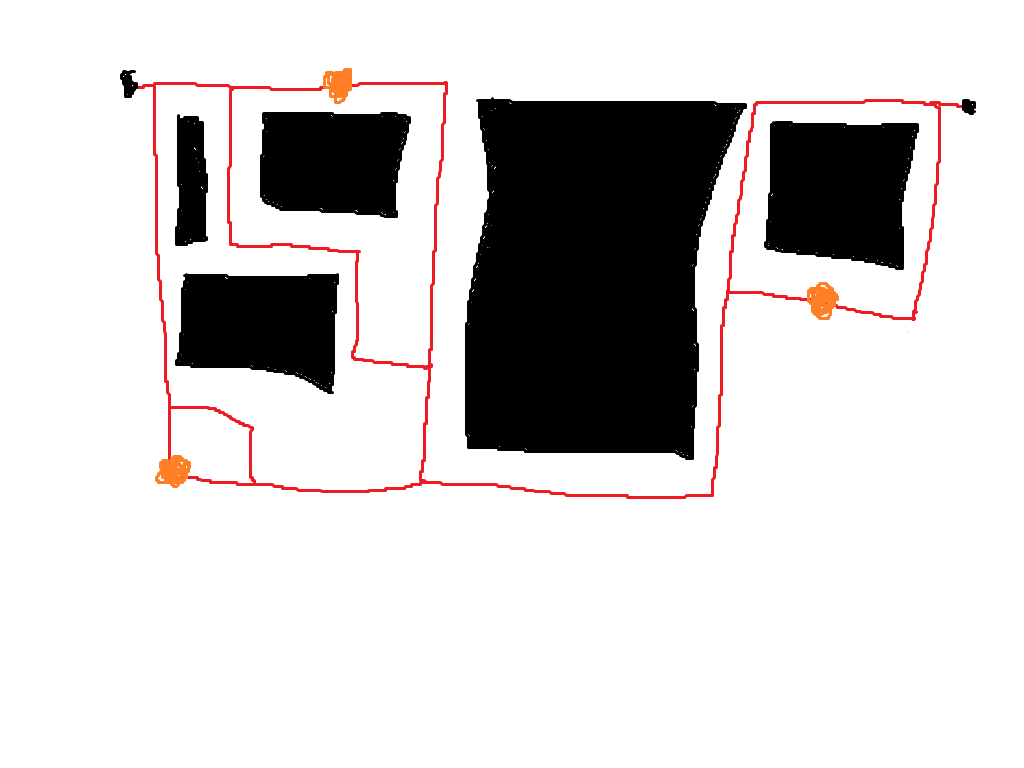
#> input picture inversity3.png, 1024 x 768 px
$ python inversitychallenge10.py
#> lines starting #> are read from the running program, lines starting #| are printed output that depends on the picture; after the words box and inside, x2 and y2 are one past the last pixel; in counts of white or black regions, pixels touching at a corner belong together
import cv2
import numpy as np
import matplotlib.pyplot as plt
import networkx as nx

# Load the Image
image_path = "inversity3.png"  # Ensure correct filename
image = cv2.imread(image_path)
#> image is the input picture: shape (768, 1024, 3); mean B, G, R 208.2, 208.3, 211.4

if image is None:
    raise ValueError("Error: Image not loaded. Check the file path!")

# Convert to HSV for Better Color Detection
hsv = cv2.cvtColor(image, cv2.COLOR_BGR2HSV)
#> hsv: shape (768, 1024, 3); mean H, S, V 2.3, 3.5, 211.4

# Detect Red Paths (Allowed Movement Areas)
lower_red1 = np.array([0, 80, 50])
upper_red1 = np.array([10, 255, 255])
lower_red2 = np.array([170, 80, 50])
upper_red2 = np.array([180, 255, 255])

mask_red1 = cv2.inRange(hsv, lower_red1, upper_red1)
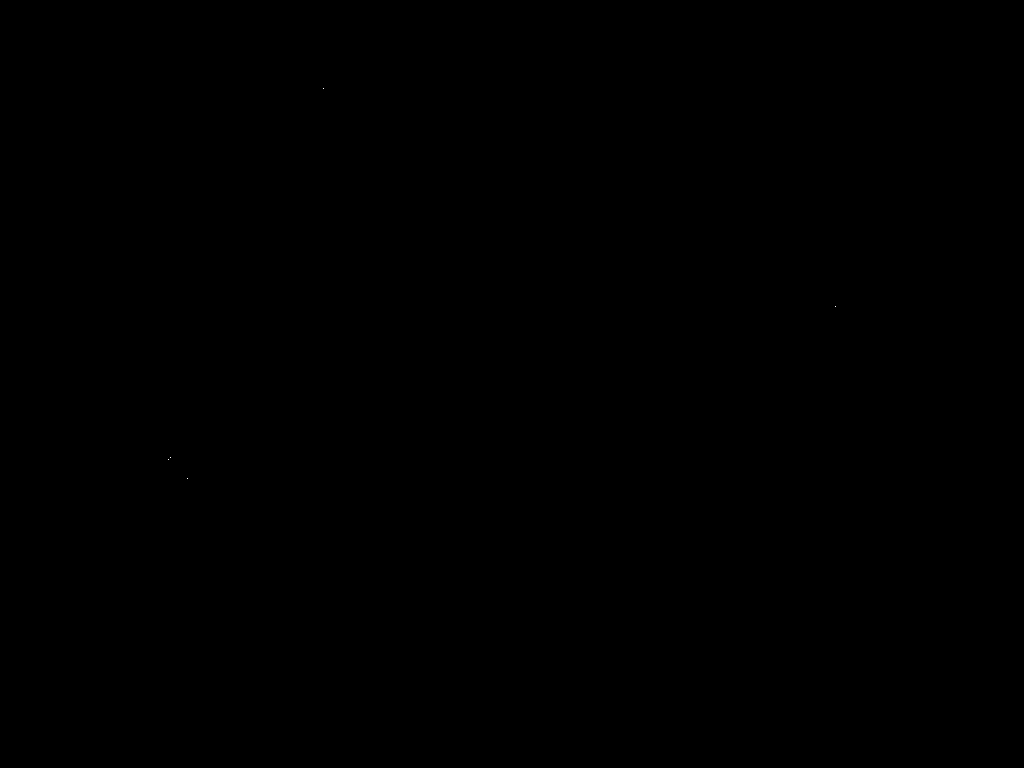
#> mask_red1: shape (768, 1024); 0% white in thin lines or dots, all inside (x1, y1, x2, y2) = (168, 88, 836, 479)
mask_red2 = cv2.inRange(hsv, lower_red2, upper_red2)
#> mask_red2: shape (768, 1024); 1.3% white; 5 white regions (4 under 20 px), largest, box (x1, y1, x2, y2) and area: (137, 81, 962, 499) 10071
mask_red = cv2.bitwise_or(mask_red1, mask_red2)
#> mask_red: shape (768, 1024); 1.3% white; 5 white regions (4 under 20 px), largest, box (x1, y1, x2, y2) and area: (137, 81, 962, 499) 10076

# Fill Gaps in the Red Path (Larger Dilation)
kernel = np.ones((5, 5), np.uint8)
mask_red = cv2.dilate(mask_red, kernel, iterations=1)
#> mask_red: shape (768, 1024); 3% white; 3 white regions, box (x1, y1, x2, y2) and area: (135, 79, 964, 501) 23730, (824, 301, 829, 306) 25, (906, 330, 911, 335) 25

# Detect Orange Blobs (Obstacles)
lower_orange = np.array([5, 50, 50])
upper_orange = np.array([20, 255, 255])
mask_orange = cv2.inRange(hsv, lower_orange, upper_orange)
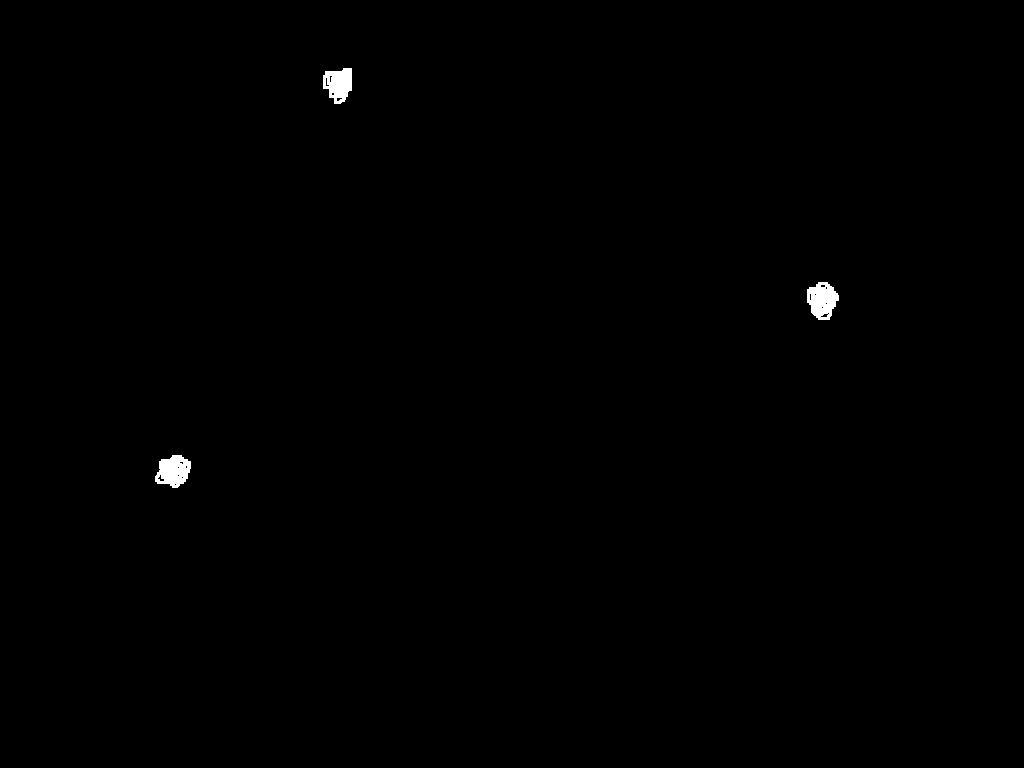
#> mask_orange: shape (768, 1024); 0.31% white; 3 white regions, box (x1, y1, x2, y2) and area: (807, 282, 839, 320) 848, (155, 455, 191, 488) 830, (323, 68, 352, 104) 750

# Create a Walkable Grid
grid = np.zeros(image.shape[:2], dtype=np.uint8)
grid[mask_red > 0] = 1
grid[mask_orange > 0] = 0  # Block orange blobs

# Add Buffer Around Orange Blobs
buffer_size = 5
for y, x in zip(*np.where(mask_orange > 0)):
    grid[max(0, y-buffer_size):min(y+buffer_size, grid.shape[0]),
         max(0, x-buffer_size):min(x+buffer_size, grid.shape[1])] = 0
#> this loop made 2428 passes
#> (y, x) on passes 1 to 3: (68, 343), (68, 344), (68, 345)
#> grid: shape (768, 1024); values 0 (black) and 1 (white), 3% white; 2 white regions, box (x1, y1, x2, y2) and area: (135, 79, 964, 501) 23327, (906, 330, 911, 335) 25

# Visualize Final Walkable Grid
plt.imshow(grid, cmap='gray')
plt.title("Final Walkable Grid (1 = Walkable, 0 = Blocked)")
plt.show()

# Find All Red Path Points
red_path_points = np.column_stack(np.where(mask_red > 0))
#> red_path_points = 23780 pairs, first value 79 to 500, second value 135 to 963

# Determine Start (Top-Left) and End (Top-Right) Points
# Start Point: Leftmost point with the smallest y-coordinate
start_candidates = red_path_points[red_path_points[:, 1] == np.min(red_path_points[:, 1])]
#> start_candidates = [[86, 135], [87, 135], [88, 135], [89, 135], [90, 135]]
start_point = tuple(start_candidates[np.argmin(start_candidates[:, 0])])  # Top-left corner
#> start_point = (86, 135)

# End Point: Rightmost point with the smallest y-coordinate
end_candidates = red_path_points[red_path_points[:, 1] == np.max(red_path_points[:, 1])]
#> end_candidates = [[103, 963], [104, 963], [105, 963], [106, 963], [107, 963], [108, 963], [109, 963]]
end_point = tuple(end_candidates[np.argmin(end_candidates[:, 0])])  # Top-right corner
#> end_point = (103, 963)

# Debug: Print Start/End Points
print(f"Start Point: {start_point}, End Point: {end_point}")
#| Start Point: (86, 135), End Point: (103, 963)

# Create Graph That Only Allows Movement on Red Paths
graph = nx.grid_2d_graph(*grid.shape)
for y, x in zip(*np.where(grid == 0)):
    if graph.has_node((y, x)):
        graph.remove_node((y, x))

# --- Debugging Code: Add this after the graph creation ---

# Debug: Mark start and end points on the walkable grid
grid_debug = grid.copy()
grid_debug[start_point] = 2  # Mark start as "2"
#> grid_debug: shape (768, 1024); min 0, max 2, mean 0.0297
grid_debug[end_point] = 3    # Mark end as "3"
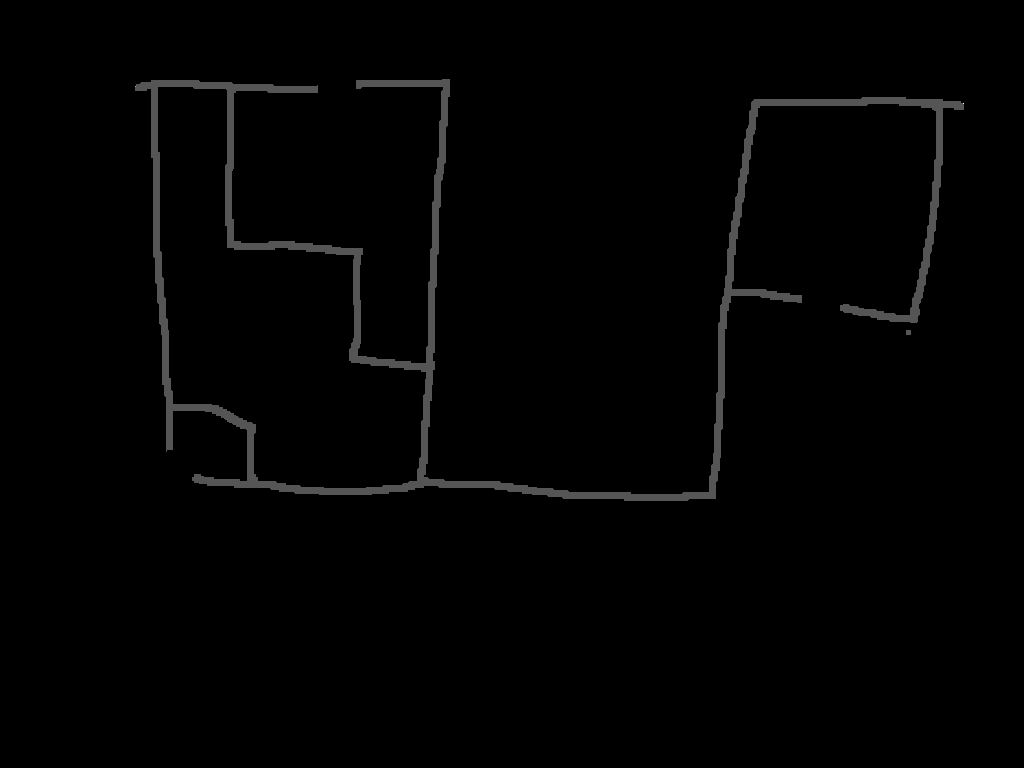
#> grid_debug: shape (768, 1024); min 0, max 3, mean 0.0297; drawn with min black and max white

# Visualize the grid with start and end points
plt.imshow(grid_debug, cmap='hot')
plt.title("Walkable Grid with Start (2) and End (3) Marked")
plt.colorbar()
plt.show()
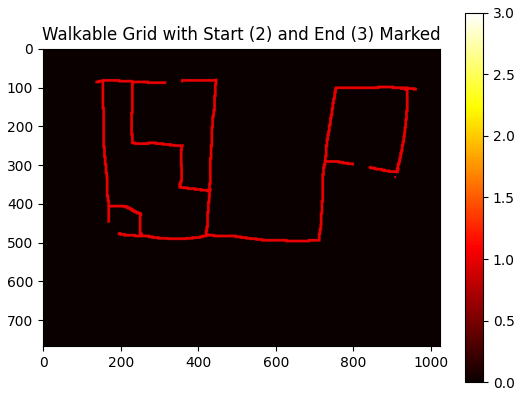
#> figure drawn by matplotlib, 2 panels

# Check if start and end are walkable
if grid[start_point] == 0:
    print("Warning: Start point is not on a valid red path!")
if grid[end_point] == 0:
    print("Warning: End point is not on a valid red path!")

# Check connectivity
if not nx.has_path(graph, start_point, end_point):
    print("No path found. Check for gaps in the grid.")

# --- End of Debugging Code ---

# Find the Shortest Path
if nx.has_path(graph, start_point, end_point):
    path = nx.shortest_path(graph, start_point, end_point)
#> path = 1634 pairs, first value 86 to 494, second value 135 to 963
else:
    path = None

# Visualize the Path
path_image = image.copy()
if path:
    for y, x in path:
        path_image[y, x] = [0, 255, 0]  # Mark path in green
#> this loop made 1634 passes
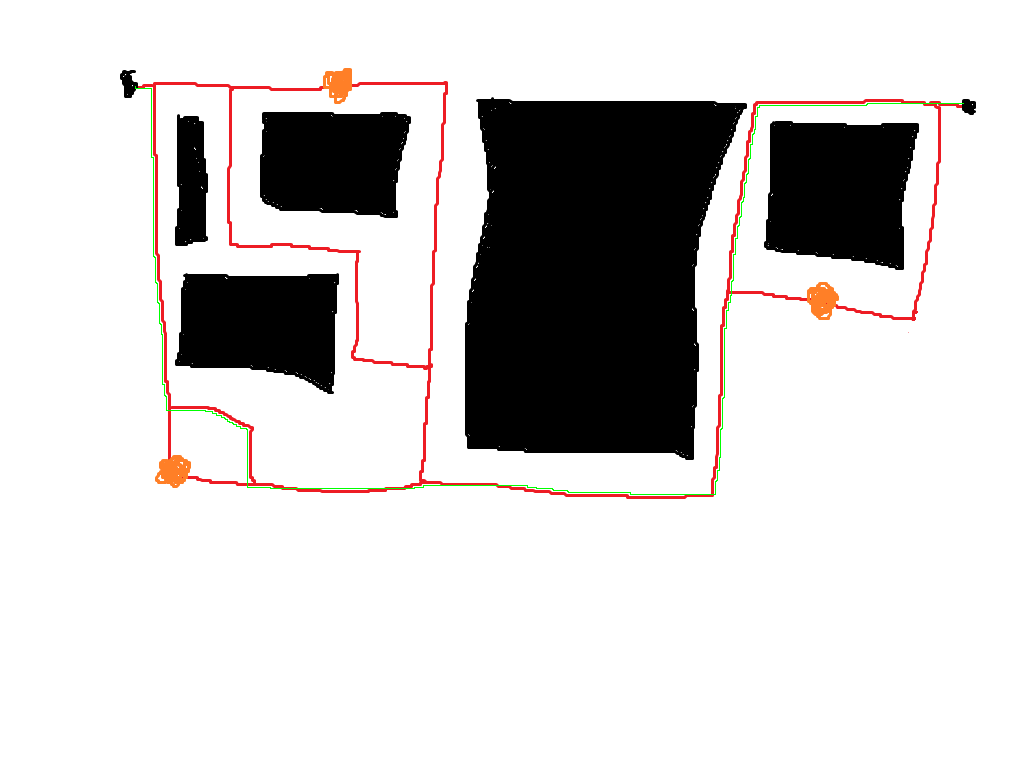
#> path_image: shape (768, 1024, 3); 0.21% of pixels changed, all inside (x1, y1, x2, y2) = (135, 86, 964, 495)
else:
    print("No path found that strictly follows the red lines.")

plt.figure(figsize=(10, 5))
plt.title("Strict Path (Only Following Red Lines, Avoiding Orange)")
plt.imshow(cv2.cvtColor(path_image, cv2.COLOR_BGR2RGB))
plt.axis("off")
plt.show()

$ run again, with inversity1.png copied over inversity3.png
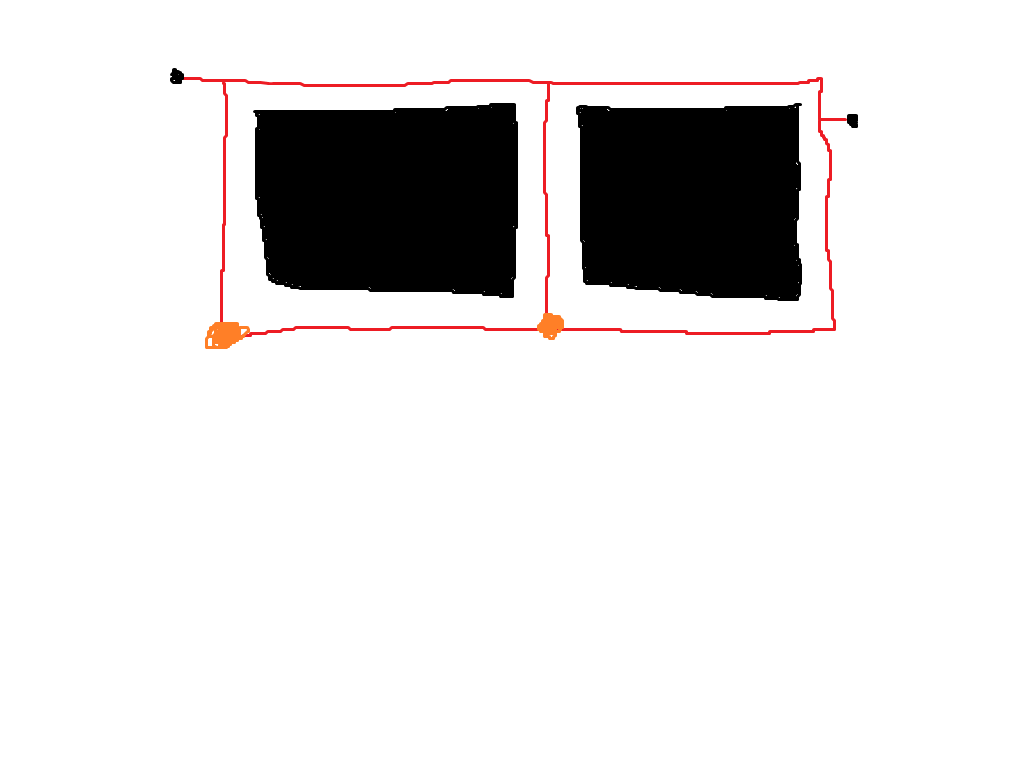
#> input picture inversity1.png, 1024 x 768 px
#> image is the input picture: shape (768, 1024, 3); mean B, G, R 224.3, 224.4, 226.2
#> hsv: shape (768, 1024, 3); mean H, S, V 1.4, 2.1, 226.2
#> mask_red1: shape (768, 1024); 0% white in thin lines or dots, all inside (x1, y1, x2, y2) = (242, 328, 564, 336)
#> `mask_red2 = cv2.inRange(hsv, lower_red2, upper_red2)`:
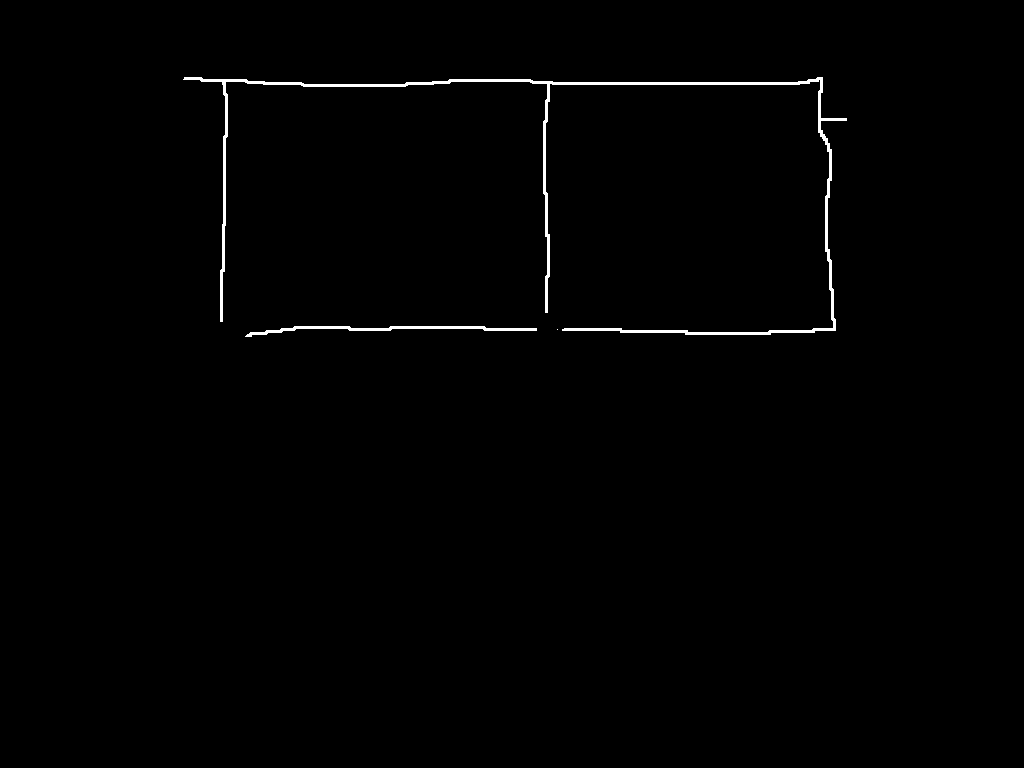
#> mask_red2: shape (768, 1024); 0.77% white; 3 white regions (1 under 20 px), largest, box (x1, y1, x2, y2) and area: (183, 77, 847, 335) 5127, (245, 326, 537, 337) 902
#> mask_orange: shape (768, 1024); 0.18% white; 2 white regions, box (x1, y1, x2, y2) and area: (205, 322, 250, 349) 867, (537, 313, 564, 340) 523
#> the loop `for y, x in zip(*np.where(mask_orange > 0)):` made 1390 passes
#> (y, x) on passes 1 to 3: (313, 543), (313, 544), (313, 545)
#> red_path_points = 14260 pairs, first value 75 to 338, second value 181 to 848
#> start_candidates = [[77, 181], [78, 181], [79, 181], [80, 181], [81, 181]]
#> start_point = (77, 181)
#> end_candidates = [[116, 848], [117, 848], [118, 848], [119, 848], [120, 848], [121, 848], [122, 848]]
#> end_point = (116, 848)
#| Start Point: (77, 181), End Point: (116, 848)
#> path = 707 pairs, first value 77 to 116, second value 181 to 848
#> the loop `for y, x in path:` made 707 passes
#> after the loop `for y, x in path:`:
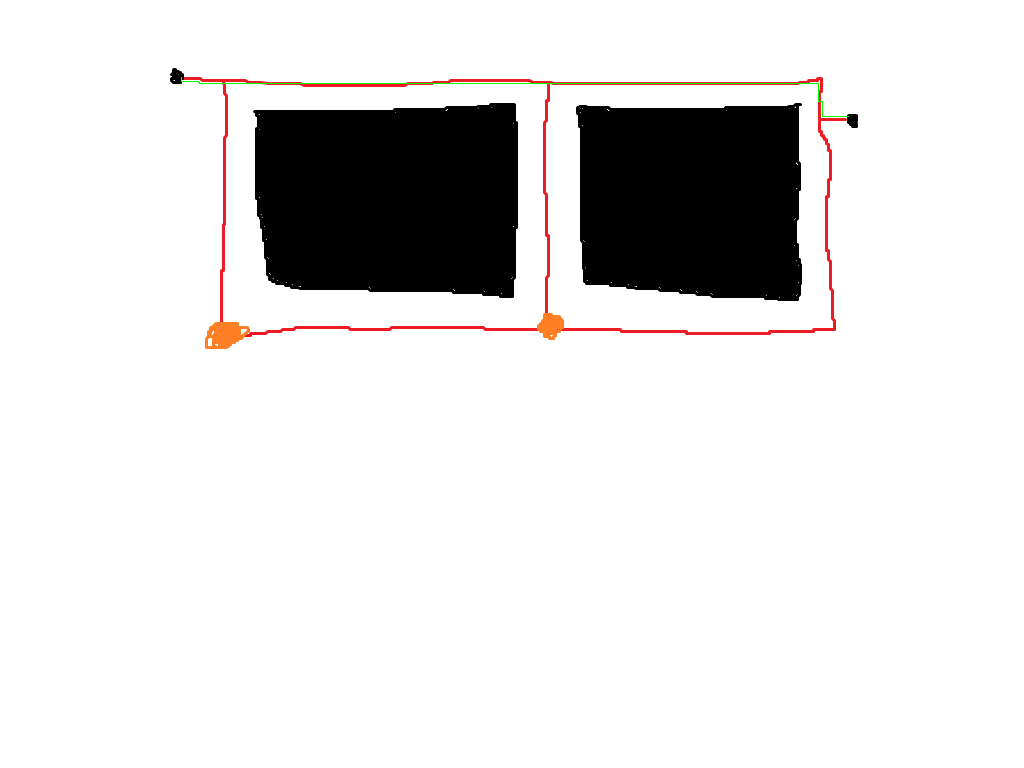
#> path_image: shape (768, 1024, 3); 0.09% of pixels changed, all inside (x1, y1, x2, y2) = (181, 77, 849, 117)
